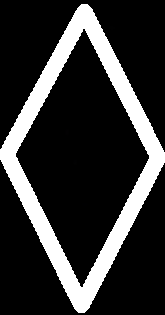
#> input picture graphics/outlines/diamond.png, 165 x 315 px
$ python localize.py
#> lines starting #> are read from the running program, lines starting #| are printed output that depends on the picture
### cardDrawer.py
import cv2
import numpy as np
import sys

colors = np.array([(90,152,44), (129,43,90), (56,68,189)])
positions = [[[225/450, 375/750]],
             [[225/450, 272/750], [225/450, 478/750]],
             [[225/450, 167/750], [225/450, 375/750], [225/450, 583/750]]]
patterns = [cv2.imread('graphics/patterns/empty.png'),
            cv2.imread('graphics/patterns/solid.png'),
            cv2.imread('graphics/patterns/stripe.png')]
outlines = [cv2.imread('graphics/outlines/diamond.png'),
            cv2.imread('graphics/outlines/pill.png'),
            cv2.imread('graphics/outlines/squiggle.png')]
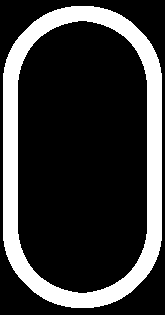
#> input picture graphics/outlines/pill.png, 165 x 315 px
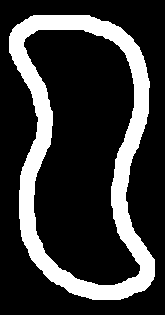
#> input picture graphics/outlines/squiggle.png, 165 x 315 px
centers = [cv2.imread('graphics/centers/diamond.png'),
            cv2.imread('graphics/centers/pill.png'),
            cv2.imread('graphics/centers/squiggle.png')]

width = 75
height = 45
symbol_width = width * 165 // 750
symbol_height = height * 315 // 450
#> (the run stopped early here; a loop or call above may not have finished)
